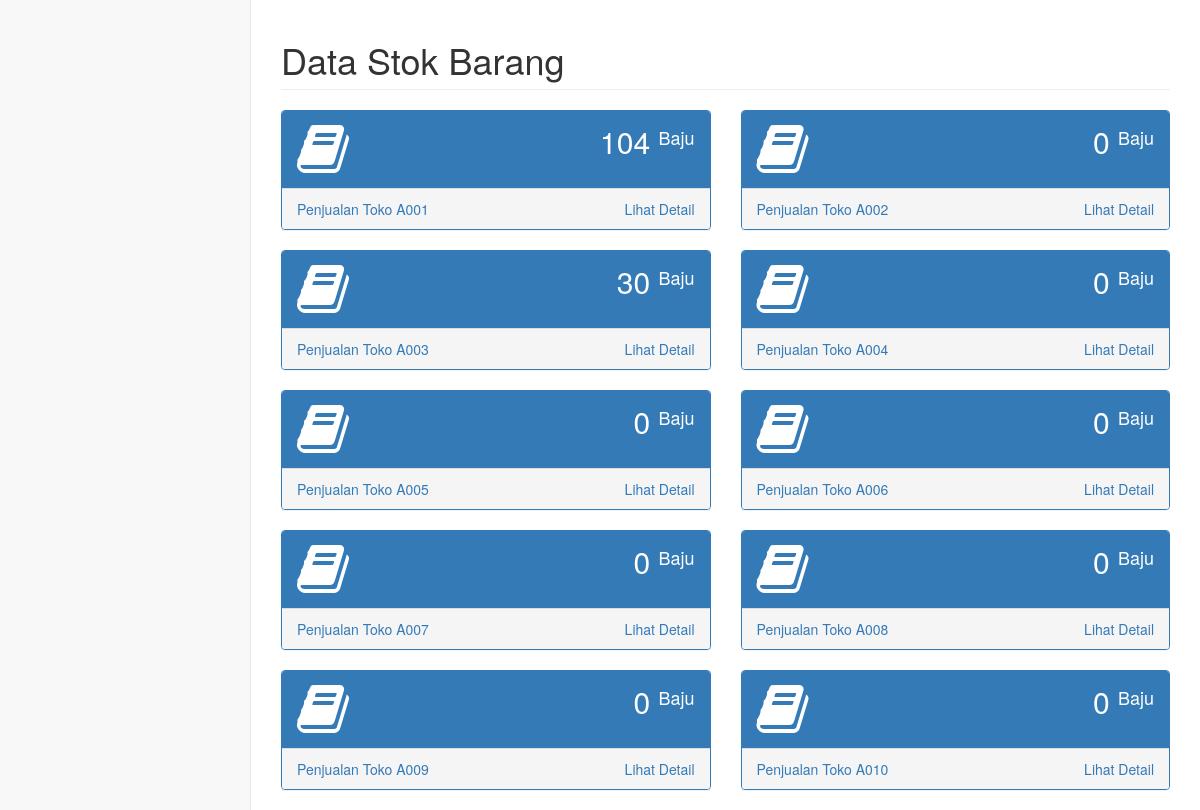
The page /dashboardStok/stokDetail.php on the database its author committed.
### tables this page shows
CREATE TABLE `toko` (
  `idToko` int(2) NOT NULL,
  `nama` varchar(15) NOT NULL
);

### koneksi.php (called while the page is built, shortened)
<?php
	$db ='tokoumi';
	?>

### dashboardStok/stokDetail.php (the view, shortened to what this page needs)
<?php
	include "../koneksi.php";
?>
<!DOCTYPE html>
<html lang="en">
<head>
    <link href="../vendor/bootstrap/css/bootstrap.min.css" rel="stylesheet">
    <link href="../vendor/metisMenu/metisMenu.min.css" rel="stylesheet">
	<link href="../dist/css/sb-admin-2.css" rel="stylesheet">
	<link href="../vendor/font-awesome/css/font-awesome.min.css" rel="stylesheet" type="text/css">
</head>
<body>
<div id="page-wrapper">
  <div class="row">
    <div class="col-lg-12">
      <h1 class="page-header">Data Stok Barang</h1>
    </div>
  </div>
			<div class="row">
			<?php
			$exe  = mysqli_query($con,"SELECT * FROM $db.toko order by toko.nama asc");
			while ($res=mysqli_fetch_array($exe)){
				$sql=mysqli_query($con,"select sum(barang.jumlahBarang) from $db.barang where barang.toko='$res[idToko]';");
				$data = mysqli_fetch_row($sql);
						if (!empty($data[0])) {
							$jmlStok=$data[0];
						} else {
							$jmlStok="0";
						}
				echo '
				<div class="col-lg-6 col-md-6">
						<div class="panel panel-primary">
							<div class="panel-heading">
								<div class="row">
									<div class="col-xs-3">
										<i class="fa fa-book fa-4x"></i>
									</div>
									<div class="col-xs-9 text-right">
										<div class="huge">
											'.
											$jmlStok
											.'
											<sup style="font-size: 18px"> Baju</sup>
										</div>
										<div>
										</div>
									</div>
								</div>
							</div>
							<a href="?act=jualDetail&toko='.$res['idToko'].'">
								<div class="panel-footer">
									<span class="pull-left">Penjualan Toko '.$res['nama'].'</span>
									<span class="pull-right">Lihat Detail</span>
									<div class="clearfix"></div>
								</div>
							</a>
						</div>
					</div>
				';
			}
			?>
			</div>
</div>
</body>
</html>

### rows shown on the page
toko: jmlStok "104", nama "A001"
toko: jmlStok "0", nama "A002"
toko: jmlStok "30", nama "A003"
toko: jmlStok "0", nama "A004"
toko: jmlStok "0", nama "A005"
toko: jmlStok "0", nama "A006"
toko: jmlStok "0", nama "A007"
toko: jmlStok "0", nama "A008"
toko: jmlStok "0", nama "A009"
toko: jmlStok "0", nama "A010"
